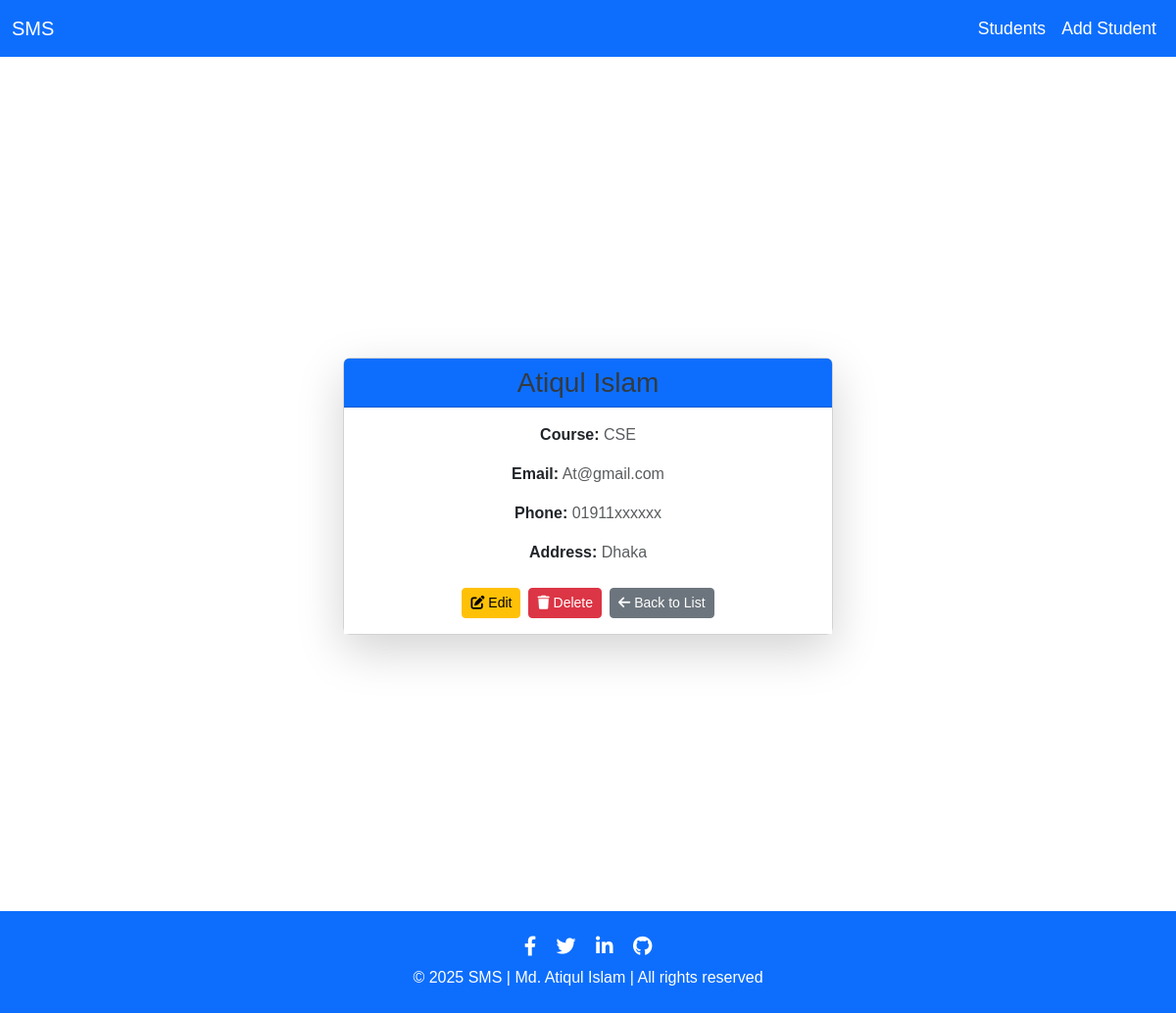
The page /detail/16/ on the database as committed earlier.
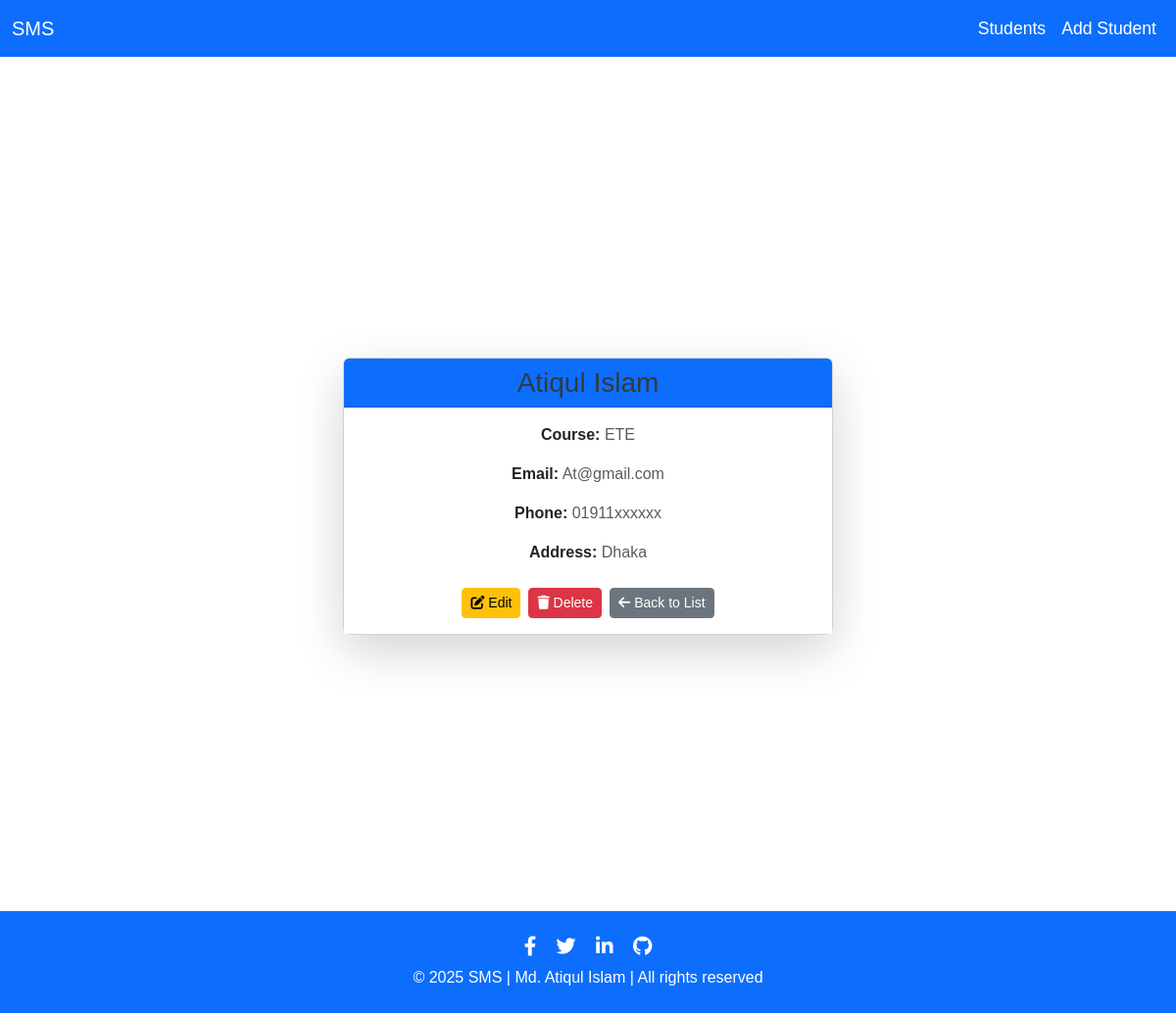
The same page on the database as committed later.
### students/models.py (models this page shows, shortened)
class Student(models.Model):
    COURSE_CHOICES = [
        ('ETE', 'Electronics & Telecommunication Engineering'),
        ('CSE', 'Computer Science & Engineering'),
        ('EEE', 'Electrical & Electronic Engineering'),
        ('BBA', 'Business Administration'),
        ('ENG', 'English Literature'),
        ('LLB', 'Law'),
        ('ME', 'Mechanical Engineering'),
        ('CE', 'Civil Engineering'),
        ('ARCH', 'Architecture'),
        ('BIO', 'Biotechnology'),
        ('PHY', 'Physics'),
        ('CHEM', 'Chemistry'),
        ('MATH', 'Mathematics'),
        ('STAT', 'Statistics'),
        ('MED', 'Medicine'),
        ('PHAR', 'Pharmacy'),
        ('NUR', 'Nursing'),
        ('FIN', 'Finance'),
        ('MKT', 'Marketing'),
        ('HRM', 'Human Resource Management'),
    ]
    first_name = models.CharField(max_length=100)
    last_name = models.CharField(max_length=100)
    course = models.CharField(max_length=10, choices=COURSE_CHOICES, default='ETE')
    email = models.EmailField()
    phone = models.CharField(max_length=15)
    address = models.CharField(max_length=250)

### students/views.py (the view)
# urls.py: path('detail/<int:id>/', views.student_detail, name='student_detail'),
def student_detail(request, id):
    student = get_object_or_404(Student, id=id)
    return render(request, 'students/student_detail.html', {'student': student})

### students/templates/students/student_detail.html
{% extends 'students/base.html' %}
{% block content %}
<div class="container d-flex justify-content-center align-items-center vh-100">
    <div class="card shadow-lg rounded-3" style="width: 90%; max-width: 500px;">
        <div class="card-header bg-primary text-white text-center">
            <h3 class="mb-0">{{ student.first_name }} {{ student.last_name }}</h3>
        </div>
        <div class="card-body text-center">
            <p><strong>Course:</strong> <span class="text-muted">{{ student.course }}</span></p>
            <p><strong>Email:</strong> <span class="text-muted">{{ student.email }}</span></p>
            <p><strong>Phone:</strong> <span class="text-muted">{{ student.phone }}</span></p>
            <p><strong>Address:</strong> <span class="text-muted">{{ student.address }}</span></p>
            <div class="d-flex justify-content-center gap-2 mt-4">
                <a href="{% url 'student_edit' student.id %}" class="btn btn-warning btn-sm">
                    <i class="fas fa-edit"></i> Edit
                </a>
                <a href="{% url 'student_delete' student.id %}" class="btn btn-danger btn-sm">
                    <i class="fas fa-trash"></i> Delete
                </a>
                <a href="{% url 'student_list' %}" class="btn btn-secondary btn-sm">
                    <i class="fas fa-arrow-left"></i> Back to List
                </a>
            </div>
        </div>
    </div>
</div>
{% endblock %}

Rows that differ between the two databases and show on the page:
changed Student "Atiqul": course "CSE" → "ETE"
